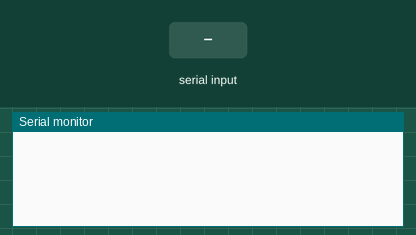
A sketch run on a simulated Arduino Uno, built with avr-gcc and run on an emulated ATmega328P. Shown: the last lines printed to the serial monitor. Inputs (shaded band) come from the test bench.

Above: at 1.2 s.
1.3 s: ";" received over Serial
At 2.2 s:
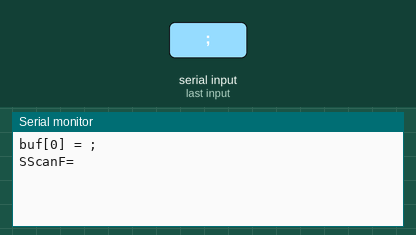
2.8 s: "1" received over Serial
At 4.0 s:
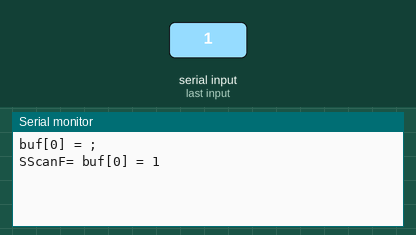
4.3 s: "90;45\n" received over Serial
At 6.7 s:
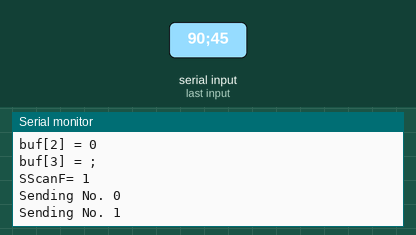
7.1 s: "30;150\n" received over Serial
At 8.6 s:
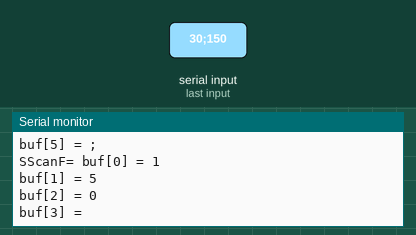
Timing chart, 0 to 9.6 s (numbered marks = the images above; inputs shaded):
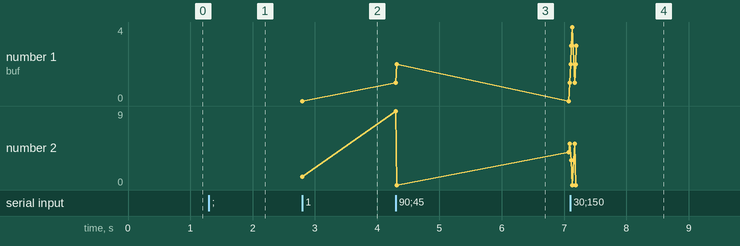

The sketch:

rfbridge0_1.ino
```cpp
// (licence header left out)
#include <RCSwitch.h>
RCSwitch mySwitch = RCSwitch();
char buf[50];
uint8_t pos=0;
int s1, s2, s3, s4, s5, s6;
void setup()
{
  Serial.begin(9600);
  mySwitch.enableTransmit(4);
}

void loop() {


	// Receive Cmd Syntax: "Type,value1,value2,value3;"

	//	1: RC-Switch	"Type,s1,s2,s3;"

	//	2: Laser		"Type,e,x,y;"

	//	3: RGB			"Type,r,g,b;"

	//	4: IR			"Type,cmd;"

	if (Serial.available() > 0) {

              buf[pos]=Serial.read();


			  //Uncomment for Serial-Debugging

              Serial.print("buf[");

              Serial.print(pos, DEC);

              Serial.print("] = ");

              Serial.println(buf[pos]);


			if (buf[pos]==';')

              {

              Serial.print("SScanF= ");

			  switch (buf[0])

			  {

				case '1':

						Serial.println(sscanf(buf, "%d,%d,%d,%d,%d,%d,%d\n", &pos, &s1, &s2, &s3, &s4, &s5, &s6));

						setswitch();

						Serial.print("s1 = ");

						Serial.println(s1);

						Serial.print("s2 = ");

						Serial.println(s2);

						Serial.print("s3 = ");

						Serial.println(s3);

					break;

			}

              //Serial.println("Done!");

              pos=0;

              }

              else

              pos++;

	}

}

void setswitch()
{
 for (uint8_t i=0;i<2;i++)
  {
   Serial.print("Sending No. ");
   Serial.println(i);
   if(s1==1) mySwitch.switchOn("11111",1);
   if(s1==0) mySwitch.switchOff("11111",1);
   if(s2==1) mySwitch.switchOn("11111",2);
   if(s2==0) mySwitch.switchOff("11111",2);
   if(s3==1) mySwitch.switchOn("11111",3);
   if(s3==0) mySwitch.switchOff("11111",3);
   delay(25);
  }
   if(s4==1) mySwitch.send(5592256, 24);
   if(s5==1) mySwitch.send(5592112, 24);
   if(s6==1) mySwitch.send(5592067, 24);
}
```

Measured:
- after the input at 1.3 s, the serial monitor: prints a new line at once (image 1)
- after the input at 2.8 s, the serial monitor: prints a new line at once (image 2)
- after the input at 4.3 s, the serial monitor: prints a new line at once (image 3)
- after the input at 7.1 s, the serial monitor: prints a new line at once (image 4)
- plotted number 2: 1 → 5 after the input at 4.3 s
